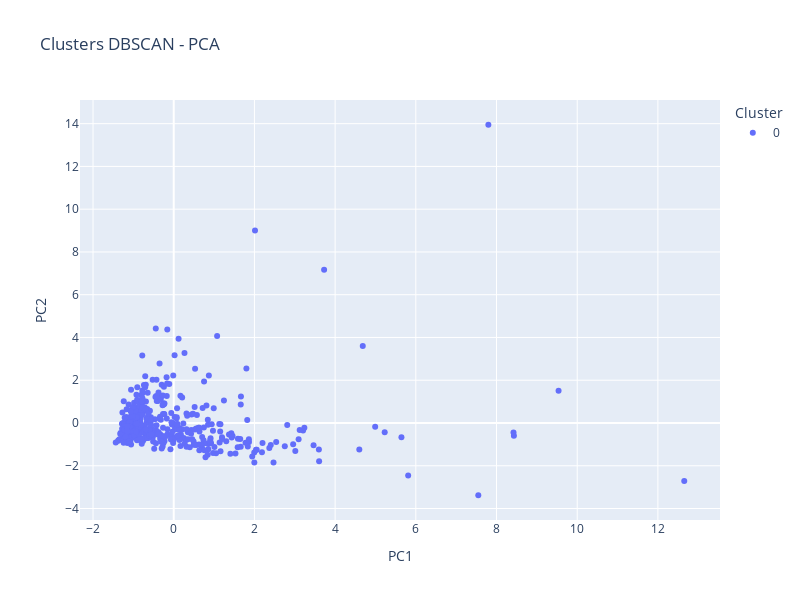

This figure's notebook cell:
### Markdown cell above
## 2.3. DBSCAN
--------------------

### Code cell
# DBSCAN com eps=3000 e min_samples=5
dbscan = DBSCAN(eps=3000, min_samples=5)
dbscan_labels = dbscan.fit_predict(X_scaled)

# Criar um DataFrame para facilitar a manipulação com Plotly
df_dbscan = pd.DataFrame(X_pca, columns=["PC1", "PC2"])
df_dbscan['Cluster'] = dbscan_labels.astype(str)  # Convertendo clusters para string

# Criar o gráfico com Plotly Express
fig_dbscan = px.scatter(
    df_dbscan,
    x="PC1",
    y="PC2",
    color="Cluster",
    title="Clusters DBSCAN - PCA",
    labels={"Cluster": "Cluster"},
    template="plotly",
    width=800,
    height=600  
)

# Mostrar o gráfico
fig_dbscan.show()

### Figure 1 — Plotly figure (JSON) as saved in the notebook; plotly's stock layout.template omitted (floating-point values rounded to 4 significant figures; data arrays with more than 128 entries replaced by an {"elided": "..."} marker saying what was removed)
{"data": [{"hovertemplate": "Cluster=0<br>PC1=%{x}<br>PC2=%{y}<extra></extra>", "legendgroup": "0", "marker": {"color": "#636efa", "symbol": "circle"}, "mode": "markers", "name": "0", "orientation": "v", "showlegend": true, "type": "scatter", "x": {"elided": "440 float values"}, "xaxis": "x", "y": {"elided": "440 float values"}, "yaxis": "y"}], "layout": {"height": 600, "legend": {"title": {"text": "Cluster"}, "tracegroupgap": 0}, "title": {"text": "Clusters DBSCAN - PCA"}, "width": 800, "xaxis": {"anchor": "y", "domain": [0, 1], "title": {"text": "PC1"}}, "yaxis": {"anchor": "x", "domain": [0, 1], "title": {"text": "PC2"}}}}
